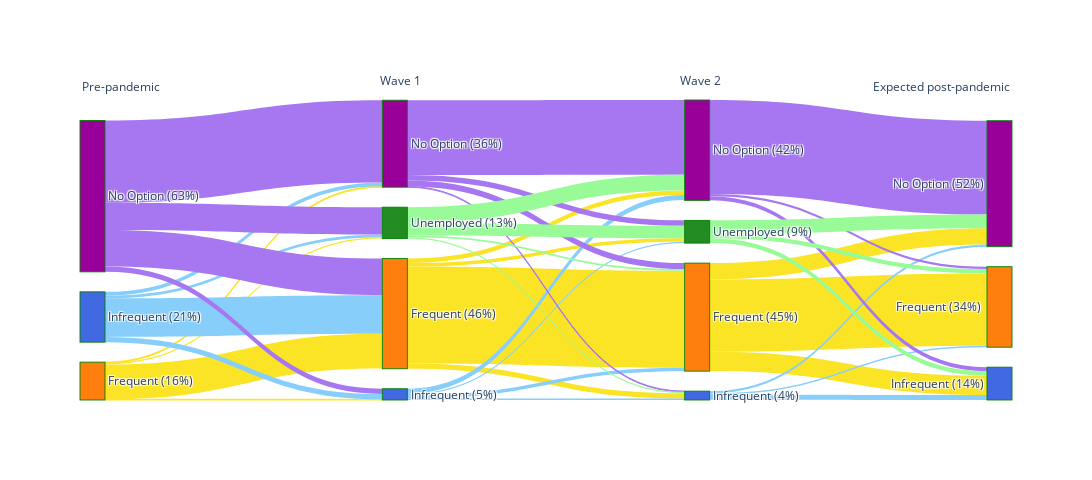

The code cell stored with this chart in its notebook:
### Markdown cell above
![Capture.PNG](attachment:Capture.PNG)

### Code cell
import urllib, json
import plotly.graph_objects as go
import plotly


url = 'https://raw.githubusercontent.com/plotly/plotly.js/master/test/image/mocks/sankey_energy.json'
response = urllib.request.urlopen(url)
data = json.loads(response.read())


# override gray link colors with 'source' colors
opacity = 0.4


# change 'magenta' to its 'rgba' value to add opacity
data['data'][0]['node']['color'] = ['rgba(255,0,255, 0.8)' if color == "magenta" else color for color in data['data'][0]['node']['color']]
data['data'][0]['link']['color'] = [data['data'][0]['node']['color'][src].replace("0.8", str(opacity))
                                    for src in data['data'][0]['link']['source']]



fig = go.Figure(data=[go.Sankey(

     node = dict(                                                                                              
      thickness = 25,
      line = dict(color = "green", width = 0.9),
      label = ["Frequent (16%) ", "Infrequent (21%)","No Option (63%)",\
               "Frequent (46%) ","Infrequent (5%)", "No Option (36%)","Unemployed (13%)",\
               "Frequent (45%) ", "Infrequent (4%)", "No Option (42%)","Unemployed (9%)",\
               "Frequent (34%) ", "Infrequent (14%)","No Option (52%)"],
              # "x": [0.2, 0.1, 0.5, 0.7, 0.3, 0.5,0.8,0.9,1],
               #"y": [0.7, 0.5, 0.2, 0.4, 0.2, 0.3,0.6,0.5,0.7],
             #  'pad':10,  # 10 Pixels
          #    color =  data['data'][0]['node']['color']  ),  # This is for automatic coloring

     color =  ["#FF7F0E","royalblue","#990099","#FF7F0E","royalblue",\
               "#990099","forestgreen","#FF7F0E","royalblue","#990099","forestgreen","#FF7F0E","royalblue","#990099"]),
    
       
    
        link = dict( 
          

      source = [0,0,0,0,1,1,1,1,2,2,2,2,    3,3,3,3,4,4,4,4,5,5,5,5,6,6,6,6 ,    7,7,7,8,8,8,9,9,9,10,10,10 ],     # Source is the start point of a link. 0 means the first specified name the previosly definde lables
      target = [3,4,5,6,3,4,5,6,3,4,5,6,   7,8,9,10,7,8,9,10,7,8,9,10,7,8,9,10,   11,12,13,11,12,13,11,12,13,11,12,13],     # Target is the end point of a link. 0 means the first specified name the previosly definde lables. you can link from any two nodes
    
      value =[14.5,	0.3,	0.4,	0.6,16.1,	2.2,	1.6,	1.1,15.3,	2.2,	34.3,	11.4,
              40.5,	2.2,	1.9,	1.4,1.4,	0.6,	2.1,	0.6,2.5,	0.3,	31.2,	2.3,0.7,	0.6,	6.6,	5.2,
              30.2,	8.0,	6.8, 0.6,	2.1,	0.9, 1.0,	1.7,	39.2, 1.8,	1.9,	5.7
],
          
          
       #   color =  data['data'][0]['link']['color'] 
           color =  ["#FBE426","#FBE426","#FBE426","#FBE426","lightskyblue","lightskyblue","lightskyblue","lightskyblue","#A777F1","#A777F1","#A777F1","#A777F1",\
                    "#FBE426","#FBE426","#FBE426", "#FBE426","lightskyblue","lightskyblue","lightskyblue","lightskyblue","#A777F1","#A777F1","#A777F1","#A777F1", "palegreen", "palegreen", "palegreen", "palegreen",\
                   "#FBE426","#FBE426","#FBE426","lightskyblue","lightskyblue","lightskyblue","#A777F1","#A777F1","#A777F1", "palegreen", "palegreen", "palegreen"]

))])
  

  
# This is for the layout and size of the plot
fig.update_layout(autosize=False,
    width=1100,
    height=480,

)




#fig.update_layout(title_text="Basic Sankey Diagram", font_size=10)
fig.add_annotation(text="Pre-pandemic",
                  xref="paper", yref="paper",
                  x=0, y=1.08, showarrow=False)

fig.add_annotation(text="Wave 1",
                  xref="paper", yref="paper",
                  x=0.32, y=1.1, showarrow=False)

fig.add_annotation(text="Wave 2",
                  xref="paper", yref="paper",
                  x=0.69, y=1.1, showarrow=False)

fig.add_annotation(text="Expected post-pandemic",
                  xref="paper", yref="paper",
              #    font=dict(
                #  color="red" ),
          
           
                  x=1., y=1.08, showarrow=False)

#fig.add_annotation(text="N=1592",
 ##                 x=0.5, y=-0.2, showarrow=False)

#plot(fig)

### Figure 1 — Plotly figure (JSON) as saved in the notebook; plotly's stock layout.template omitted (floating-point values rounded to 4 significant figures)
{"data": [{"link": {"color": ["#FBE426", "#FBE426", "#FBE426", "#FBE426", "lightskyblue", "lightskyblue", "lightskyblue", "lightskyblue", "#A777F1", "#A777F1", "#A777F1", "#A777F1", "#FBE426", "#FBE426", "#FBE426", "#FBE426", "lightskyblue", "lightskyblue", "lightskyblue", "lightskyblue", "#A777F1", "#A777F1", "#A777F1", "#A777F1", "palegreen", "palegreen", "palegreen", "palegreen", "#FBE426", "#FBE426", "#FBE426", "lightskyblue", "lightskyblue", "lightskyblue", "#A777F1", "#A777F1", "#A777F1", "palegreen", "palegreen", "palegreen"], "source": [0, 0, 0, 0, 1, 1, 1, 1, 2, 2, 2, 2, 3, 3, 3, 3, 4, 4, 4, 4, 5, 5, 5, 5, 6, 6, 6, 6, 7, 7, 7, 8, 8, 8, 9, 9, 9, 10, 10, 10], "target": [3, 4, 5, 6, 3, 4, 5, 6, 3, 4, 5, 6, 7, 8, 9, 10, 7, 8, 9, 10, 7, 8, 9, 10, 7, 8, 9, 10, 11, 12, 13, 11, 12, 13, 11, 12, 13, 11, 12, 13], "value": [14.5, 0.3, 0.4, 0.6, 16.1, 2.2, 1.6, 1.1, 15.3, 2.2, 34.3, 11.4, 40.5, 2.2, 1.9, 1.4, 1.4, 0.6, 2.1, 0.6, 2.5, 0.3, 31.2, 2.3, 0.7, 0.6, 6.6, 5.2, 30.2, 8, 6.8, 0.6, 2.1, 0.9, 1, 1.7, 39.2, 1.8, 1.9, 5.7]}, "node": {"color": ["#FF7F0E", "royalblue", "#990099", "#FF7F0E", "royalblue", "#990099", "forestgreen", "#FF7F0E", "royalblue", "#990099", "forestgreen", "#FF7F0E", "royalblue", "#990099"], "label": ["Frequent (16%) ", "Infrequent (21%)", "No Option (63%)", "Frequent (46%) ", "Infrequent (5%)", "No Option (36%)", "Unemployed (13%)", "Frequent (45%) ", "Infrequent (4%)", "No Option (42%)", "Unemployed (9%)", "Frequent (34%) ", "Infrequent (14%)", "No Option (52%)"], "line": {"color": "green", "width": 0.9}, "thickness": 25}, "type": "sankey"}], "layout": {"annotations": [{"showarrow": false, "text": "Pre-pandemic", "x": 0, "xref": "paper", "y": 1.08, "yref": "paper"}, {"showarrow": false, "text": "Wave 1", "x": 0.32, "xref": "paper", "y": 1.1, "yref": "paper"}, {"showarrow": false, "text": "Wave 2", "x": 0.69, "xref": "paper", "y": 1.1, "yref": "paper"}, {"showarrow": false, "text": "Expected post-pandemic", "x": 1, "xref": "paper", "y": 1.08, "yref": "paper"}], "autosize": false, "height": 480, "width": 1100}}
